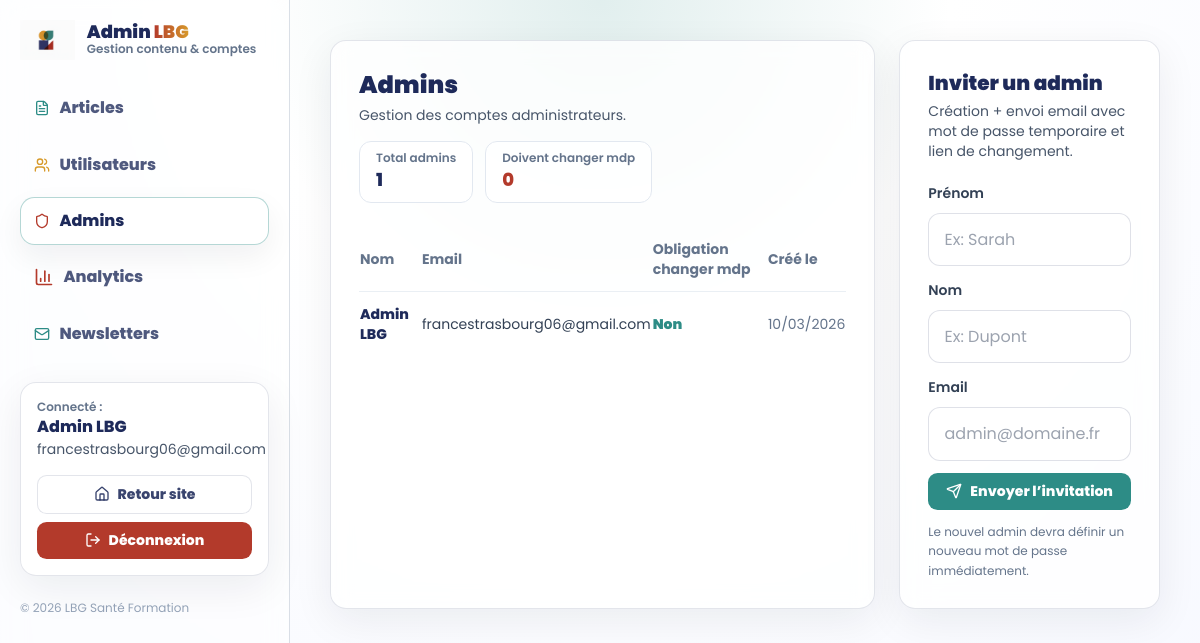
The page /admin/admins (signed in) on the database its author committed.
### app.py (models this page shows)
class User(db.Model, UserMixin):
    id = db.Column(db.Integer, primary_key=True, autoincrement=True)
    last_name = db.Column(db.String(100), nullable=False)
    first_name = db.Column(db.String(100), nullable=False)
    email = db.Column(db.String(200), nullable=False)
    password = db.Column(db.String(256), nullable=False)
    newsletter = db.Column(db.Boolean, default=False)
    confirmed = db.Column(db.Boolean, default=False)
    confirmed_at = db.Column(db.DateTime, nullable=True)
    created_at = db.Column(db.DateTime, default=datetime.utcnow)
    is_admin = db.Column(db.Boolean, default=False)
    must_change_password = db.Column(db.Boolean, default=False)

### app.py (the view, shortened to what this page needs)
@app.route("/admin/admins", methods=["GET", "POST"])
@admin_required
def admin_admins():
    admins = User.query.filter_by(is_admin=True).order_by(User.created_at.desc()).all()
    admins_count = User.query.filter_by(is_admin=True).count()
    must_change_count = User.query.filter_by(
        is_admin=True, must_change_password=True
    ).count()
    return render_template(
        "admin/admins.html",
        admins=admins,
        admins_count=admins_count,
        must_change_count=must_change_count,
    )

### app.py (called while the page is built)
@login_manager.user_loader
def load_user(user_id):
    return User.query.get(int(user_id))

def admin_required(fn):
    @wraps(fn)
    def wrapper(*args, **kwargs):
        if not current_user.is_authenticated:
            return login_manager.unauthorized()
        if not getattr(current_user, "is_admin", False):
            abort(403)
        return fn(*args, **kwargs)
    return wrapper

### templates/admin/admins.html (shortened to what this page needs)
{% extends "admin/base.html" %} {% set active = "admins" %} {% block content %}
<div class="grid lg:grid-cols-3 gap-6">
  <div class="lg:col-span-2 card p-7">
    <h2 class="font-orbitron font-black text-2xl text-[color:var(--navy)]">
      Admins
    </h2>
    <p class="text-slate-600 text-sm mt-1">
      Gestion des comptes administrateurs.
    </p>
    <div class="flex gap-3 flex-wrap mt-4">
      <div class="px-4 py-2 rounded-xl border border-slate-200 bg-white/70">
        <div class="text-xs text-slate-500 font-semibold">Total admins</div>
        <div class="text-lg font-extrabold text-[color:var(--navy)]">
          {{ admins_count }}
        </div>
      </div>
      <div class="px-4 py-2 rounded-xl border border-slate-200 bg-white/70">
        <div class="text-xs text-slate-500 font-semibold">
          Doivent changer mdp
        </div>
        <div class="text-lg font-extrabold" style="color: var(--brick)">
          {{ must_change_count }}
        </div>
      </div>
    </div>
    <div class="mt-6 overflow-x-auto">
      <table class="w-full text-sm">
        <thead class="text-slate-500">
          <tr>
            <th class="text-left py-3">Nom</th>
            <th class="text-left py-3">Email</th>
            <th class="text-left py-3">Obligation changer mdp</th>
            <th class="text-left py-3">Créé le</th>
          </tr>
        </thead>
        <tbody class="text-slate-700">
          {% for a in admins %}
          <tr class="border-t border-slate-200/70">
            <td class="py-3 font-extrabold text-[color:var(--navy)]">
              {{ a.first_name }} {{ a.last_name }}
            </td>
            <td class="py-3">{{ a.email }}</td>
            <td class="py-3">
              {% if a.must_change_password %}
              <span style="color: var(--brick); font-weight: 900">Oui</span>
              {% else %}
              <span style="color: var(--teal); font-weight: 900">Non</span>
              {% endif %}
            </td>
            <td class="py-3 text-slate-500">
              {{ a.created_at.strftime("%d/%m/%Y") if a.created_at else "" }}
            </td>
          </tr>
          {% endfor %}
        </tbody>
      </table>
    </div>
  </div>
  <div class="card p-7">
    <h3 class="font-orbitron font-black text-xl text-[color:var(--navy)]">
      Inviter un admin
    </h3>
    <p class="text-slate-600 text-sm mt-1">
      Création + envoi email avec mot de passe temporaire et lien de changement.
    </p>
    <form class="mt-5 space-y-3" method="POST">
      <div>
        <label class="text-sm font-semibold text-slate-700">Prénom</label>
        <input class="field mt-2" name="first_name" placeholder="Ex: Sarah" />
      </div>
      <div>
        <label class="text-sm font-semibold text-slate-700">Nom</label>
        <input class="field mt-2" name="last_name" placeholder="Ex: Dupont" />
      </div>
      <div>
        <label class="text-sm font-semibold text-slate-700">Email</label>
        <input
          class="field mt-2"
          name="email"
          type="email"
          placeholder="admin@domaine.fr"
          required
        />
      </div>
      <button class="btn-cta alt w-full" type="submit">
        <i data-lucide="send" class="w-4 h-4"></i>
        Envoyer l’invitation
      </button>
      <div class="text-xs text-slate-500 leading-relaxed">
        Le nouvel admin devra définir un nouveau mot de passe immédiatement.
      </div>
    </form>
  </div>
</div>
{% endblock %}

### templates/admin/base.html (shortened to what this page needs)
<!DOCTYPE html>
<html lang="fr">
  <head>
    <script src="https://cdn.tailwindcss.com"></script>
  </head>
  <body>
    <div class="flex min-h-screen">
      <aside class="side">
        <div class="flex items-center gap-3">
          <img
            src="{{ url_for('static', filename='img/logo.png') }}"
            class="h-10 w-auto"
            alt="LBG"
          />
          <div>
            <div
              class="font-orbitron font-black text-[color:var(--navy)] text-lg leading-none"
            >
              Admin <span class="nav-link-glow">LBG</span>
            </div>
            <div class="text-xs text-slate-500 font-semibold">
              Gestion contenu & comptes
            </div>
          </div>
        </div>
        <div class="mt-6 grid gap-2">
          <a
            class="nav-item {% if active=='articles' %}active{% endif %}"
            href="{{ url_for('admin_articles') }}"
          >
            <i
              data-lucide="file-text"
              class="w-4 h-4"
              style="color: var(--teal)"
            ></i>
            Articles
          </a>
          <a
            class="nav-item {% if active=='users' %}active{% endif %}"
            href="{{ url_for('admin_users') }}"
          >
            <i
              data-lucide="users"
              class="w-4 h-4"
              style="color: var(--mustard)"
            ></i>
            Utilisateurs
          </a>
          <a
            class="nav-item {% if active=='admins' %}active{% endif %}"
            href="{{ url_for('admin_admins') }}"
          >
            <i
              data-lucide="shield"
              class="w-4 h-4"
              style="color: var(--brick)"
            ></i>
            Admins
          </a>
          <a
            href="{{ url_for('admin_analytics') }}"
            class="nav-item {% if active=='analytics' %}active{% endif %}"
          >
            <i
              data-lucide="bar-chart-3"
              class="w-5 h-5"
              class="w-4 h-4"
              style="color: var(--brick)"
            ></i>
            <span>Analytics</span>
          </a>
          <a
            class="nav-item {% if active=='newsletters' %}active{% endif %}"
            href="{{ url_for('admin_newsletters') }}"
          >
            <i
              data-lucide="mail"
              class="w-4 h-4"
              style="color: var(--teal)"
            ></i>
            Newsletters
          </a>
        </div>
        <div class="mt-6 card p-4">
          <div class="text-xs text-slate-500 font-semibold">Connecté :</div>
          <div class="font-extrabold text-[color:var(--navy)]">
            {{ current_user.first_name }} {{ current_user.last_name }}
          </div>
          <div class="text-sm text-slate-600">{{ current_user.email }}</div>
          <div class="mt-4 grid gap-2">
            <a class="btn-ghost w-full" href="{{ url_for('home') }}">
              <i data-lucide="home" class="w-4 h-4"></i> Retour site
            </a>
            <a class="btn-cta w-full" href="{{ url_for('logout') }}">
              <i data-lucide="log-out" class="w-4 h-4"></i> Déconnexion
            </a>
          </div>
        </div>
        <div class="mt-6 text-xs text-slate-400">
          © 2026 LBG Santé Formation
        </div>
      </aside>
      <main class="flex-1 p-6 md:p-10">
         {% block content %}{% endblock %}
      </main>
    </div>
  </body>
</html>

### templates/admin/base.html (style rules this page uses)
:root { --navy: #1e2a5a; --teal: #2d8c86; --brick: #b33a2b; --mustard: #d79a2b; --ink: #0f172a; --soft: #f6f8ff; }
body { font-family: "Poppins", sans-serif; background: radial-gradient( circle at top, rgba(45, 140, 134, 0.14) 0%, rgba(255, 255, 255, 1) 35%, rgba(246, 248, 255, 1) 100% ); color: var(--ink); min-height: 100vh; }
.nav-link-glow { font-weight: 900; background: linear-gradient( 90deg, var(--brick), var(--mustard), var(--teal), var(--brick) ); background-size: 300%; -webkit-background-clip: text; -webkit-text-fill-color: transparent; animation: glow-shift 3s linear infinite; }
.card { background: rgba(255, 255, 255, 0.78); border: 1px solid rgba(30, 42, 90, 0.12); border-radius: 1rem; backdrop-filter: blur(10px); box-shadow: 0 12px 40px rgba(15, 23, 42, 0.07); }
.btn-cta { display: inline-flex; align-items: center; justify-content: center; gap: 0.5rem; font-weight: 800; font-size: 0.875rem; padding: 0.5rem 1rem; border-radius: 0.6rem; background: var(--brick); color: #fff; border: none; transition: transform 0.2s ease, filter 0.2s ease; }
.btn-cta.alt { background: var(--teal); }
.btn-ghost { display: inline-flex; align-items: center; justify-content: center; gap: 0.5rem; font-weight: 800; font-size: 0.875rem; padding: 0.5rem 0.9rem; border-radius: 0.6rem; background: rgba(255, 255, 255, 0.72); color: rgba(30, 42, 90, 0.88); border: 1px solid rgba(30, 42, 90, 0.12); transition: transform 0.2s ease, border-color 0.2s ease; }
.side { width: 290px; position: sticky; top: 0; height: 100vh; padding: 1.25rem; border-right: 1px solid rgba(148, 163, 184, 0.35); background: rgba(255, 255, 255, 0.55); backdrop-filter: blur(12px); }
.nav-item { display: flex; align-items: center; gap: 0.6rem; padding: 0.7rem 0.8rem; border-radius: 0.9rem; font-weight: 800; color: rgba(30, 42, 90, 0.78); border: 1px solid transparent; transition: transform 0.15s ease, border-color 0.15s ease, background 0.15s ease; }
.nav-item.active { color: rgba(30, 42, 90, 1); border-color: rgba(45, 140, 134, 0.35); background: rgba(255, 255, 255, 0.75); box-shadow: 0 12px 30px rgba(15, 23, 42, 0.06); }
.field { width: 100%; background: rgba(255, 255, 255, 0.92); border: 1px solid rgba(30, 42, 90, 0.14); border-radius: 0.75rem; padding: 0.85rem 0.95rem; outline: none; transition: border-color 0.2s ease, box-shadow 0.2s ease; }

### rows shown on the page
User: first_name "Admin", last_name "LBG", email "francestrasbourg06@gmail.com", must_change_password "Non", created_at "10/03/2026"

### other values the page prints
{{ admins_count }} "1"
{{ must_change_count }} "0"
